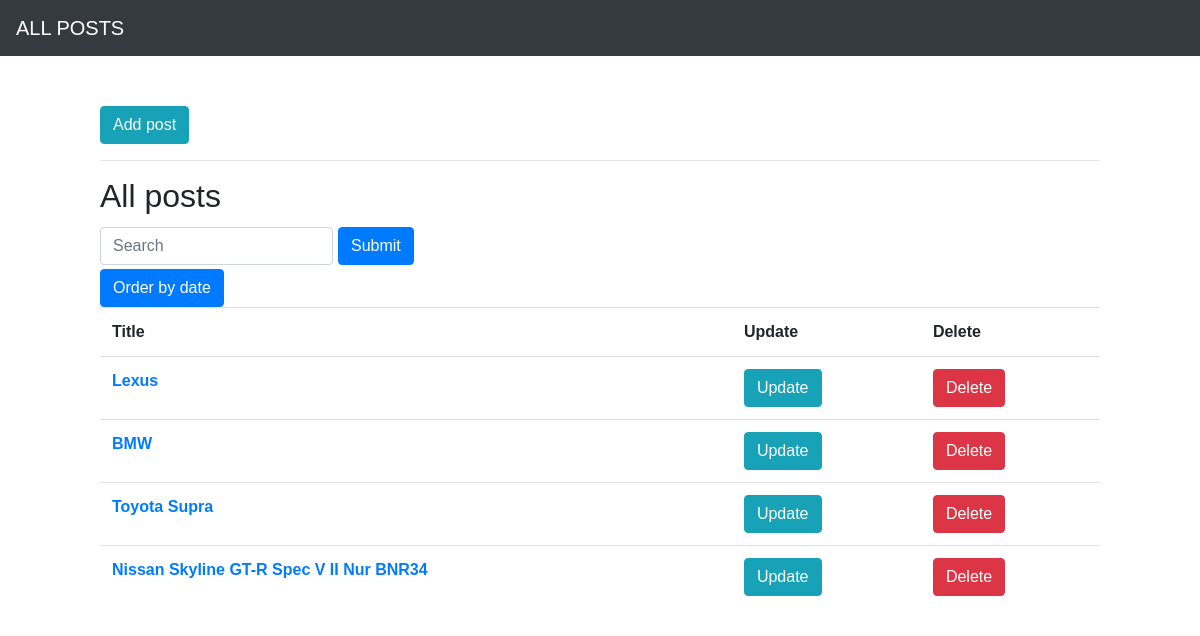
The app's page /, older data.
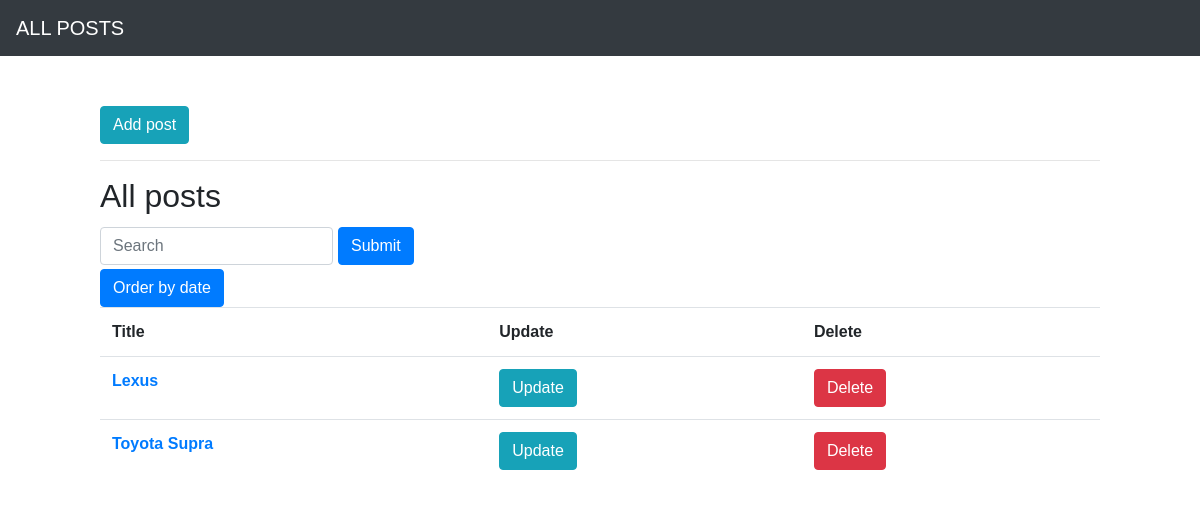
The same page, newer data.
### posts/models.py (models this page shows, shortened)
class Post(models.Model):
    title = models.CharField(max_length=255)
    body = models.CharField(max_length=30000)
    published = models.DateTimeField(default = datetime.now(), null=True)

### posts/views.py (the view, shortened to what this page needs)
# urls.py: path('', views.index, name='index'),
def index(request):
    if request.method == 'GET':
        form = TitleForm(request.GET or None)
        print(form.errors)
        if request.GET.get('order', '') != '':
            context = {
                'posts': Post.objects.order_by('-published')
            }
            return render(request, 'index.html', context)
    form = TitleForm()
    context = {
        'posts': Post.objects.all(),
    }
    return render(request, 'index.html', context)

### templates/index.html (shortened to what this page needs)
{% extends 'base.html'%}
{% load staticfiles %}
{% block header %}
    <a href="add_post"><button type="button" class="btn btn-info">Add post</button></a>
{% endblock %}
{% block content %}
<hr>
<h2>All posts</h2>
<form method="GET" class="form-inline" action="">
    <input class="form-control" type="text" name="title" placeholder="Search">
    <button type="submit" class="btn btn-primary my-1" style="margin-left: 5px;">Submit</button>
</form>
<button type="button" class="btn btn-primary" onclick="window.location.href='/?order=date'" >Order by date</button>
<table class="table">
    <tr>
        <th>Title</th>
        <th>Update</th>
        <th>Delete</th>
    </tr>
    {% for post in posts %}
    <tr>
        <th><a href="{{post.id}}">{{post.title}}</a></th>
        <th><a href="{{post.id}}/update"><button type="button" class="btn btn-info">Update</button></a></th>
        <th><a href="{{post.id}}/delete"><button type="button" class="btn btn-danger">Delete</button></a></th>
    </tr>
    {% endfor %}
</table>
{% endblock %}

Row changes from the older to the newer data that the page shows:
removed Post: title "BMW"
removed Post: title "Nissan Skyline GT-R Spec V II Nur BNR34"
